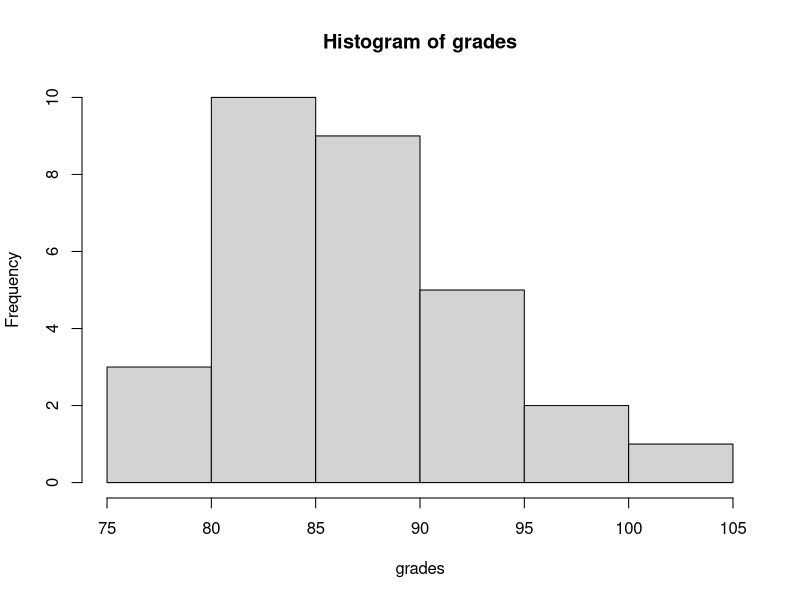
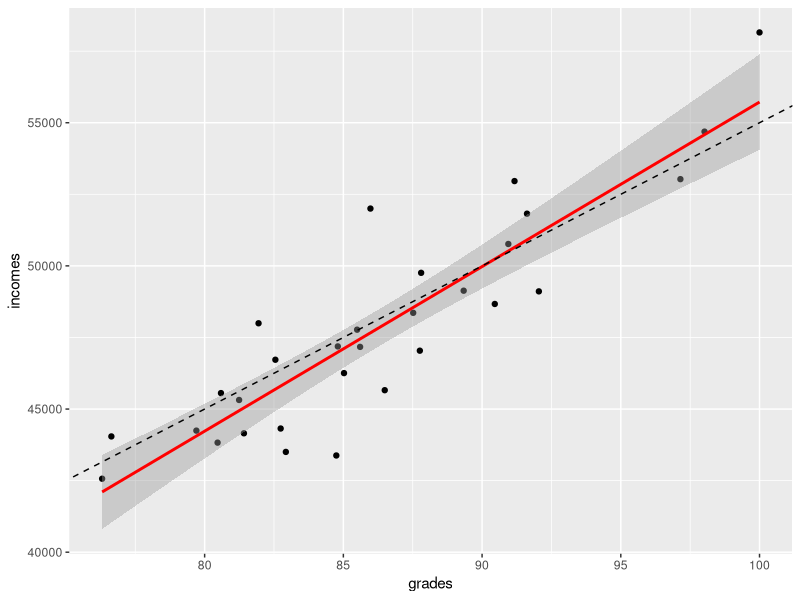
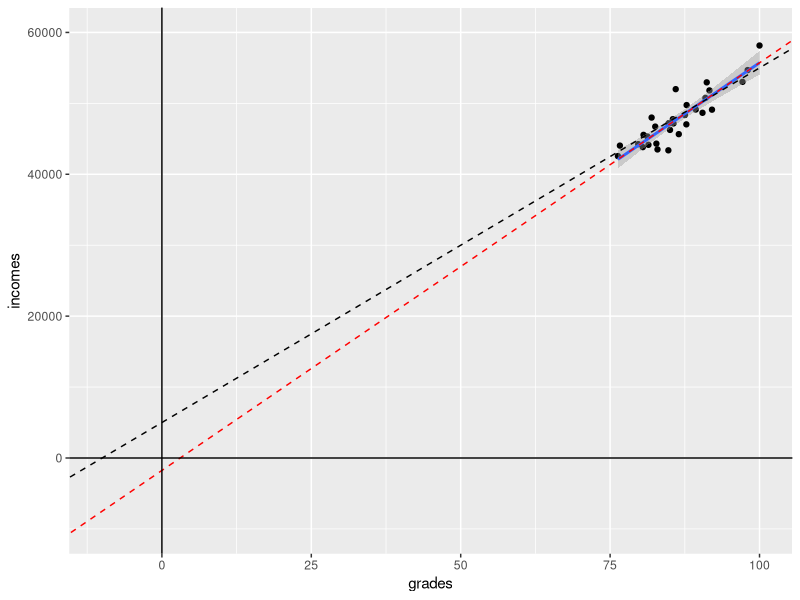

These figures' R source, in order:
library(tidyverse)

##### Simulate the relationship between grade and income

## Simulate grades
n_students <- 30
grade_mean <- 86
grade_sd <- 6
set.seed(22)
grades <- rnorm(n = n_students, mean = grade_mean, sd = grade_sd)
hist(grades)
grades[grades > 100] <- 100

## True (population) regression 
alpha <- 5000
beta <- 500
set.seed(12)
error <- rnorm(n = n_students, mean = 0, sd = 2000)
incomes <- alpha + beta * grades + error

##### Plot regression

fit1 <- lm(incomes ~ grades)
fit1

qplot(x = grades, y = incomes) + 
  geom_smooth(method = "lm", color = "red") + 
  geom_abline(slope = beta, intercept = alpha, linetype = "dashed")

qplot(x = grades, y = incomes) + 
  geom_smooth(method = "lm") + 
  geom_abline(slope = beta, intercept = alpha, linetype = "dashed") + 
  scale_x_continuous(limits = c(-10, 100)) + 
  scale_y_continuous(limits = c(-10000, 60000)) + 
  geom_abline(slope = coef(fit1)[2], 
              intercept = coef(fit1)[1], 
              linetype = "dashed", color = "red") + 
  geom_hline(yintercept = 0) + 
  geom_vline(xintercept = 0)

summary(fit1)
anova(fit1)

##### Estimate a and b

## empirical mean of the grades
xbar <- mean(grades)
ybar <- mean(incomes)

## sum of products
sum_products <- sum((grades - xbar) * (incomes - ybar))

## sum of squares of grades
ss_grades <- sum((grades - xbar)^2)

## estimate b
b <- sum_products / ss_grades

## estimate a
a <- ybar - b * xbar

##### Estimate SEb

## sum of squares of residuals
resids <- as.numeric(fit1$residuals)
ss_resids <- sum(resids^2)

## mean square residuals (i.e., mean square error)
ms_resids <- ss_resids / (n_students - 2)
ms_resids

## standard error of slope
se_slope <- sqrt(ms_resids / ss_grades)
se_slope

summary(fit1)

##### Estimate residual standard error and R2

## residual standard error
se_resids <- sqrt((1 / (n_students - 2)) * ss_resids) 
se_resids

## sum of squares of incomes (i.e., total sum of squares)
ss_incomes <- sum((incomes - ybar)^2)

## R2
r_squared <- (ss_incomes - ss_resids) / (ss_incomes)
r_squared

summary(fit1)


                 